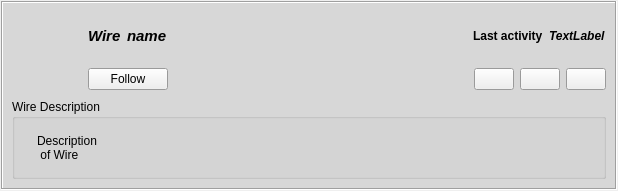
<?xml version="1.0" encoding="UTF-8"?>
<ui version="4.0">
 <class>WireNotifyGroupItem</class>
 <widget class="QWidget" name="WireNotifyGroupItem">
  <property name="geometry">
   <rect>
    <x>0</x>
    <y>0</y>
    <width>618</width>
    <height>191</height>
   </rect>
  </property>
  <layout class="QGridLayout" name="WireNotifyGroupItem_GL">
   <property name="leftMargin">
    <number>1</number>
   </property>
   <property name="topMargin">
    <number>1</number>
   </property>
   <property name="rightMargin">
    <number>1</number>
   </property>
   <property name="bottomMargin">
    <number>1</number>
   </property>
   <item row="0" column="0">
    <widget class="QFrame" name="feedFrame">
     <property name="sizePolicy">
      <sizepolicy hsizetype="Expanding" vsizetype="Preferred">
       <horstretch>0</horstretch>
       <verstretch>0</verstretch>
      </sizepolicy>
     </property>
     <property name="palette">
      <palette>
       <active>
        <colorrole role="WindowText">
         <brush brushstyle="SolidPattern">
          <color alpha="255">
           <red>0</red>
           <green>0</green>
           <blue>0</blue>
          </color>
         </brush>
        </colorrole>
        <colorrole role="Base">
         <brush brushstyle="SolidPattern">
          <color alpha="255">
           <red>215</red>
           <green>215</green>
           <blue>215</blue>
          </color>
         </brush>
        </colorrole>
        <colorrole role="Window">
         <brush brushstyle="SolidPattern">
          <color alpha="255">
           <red>215</red>
           <green>215</green>
           <blue>215</blue>
          </color>
         </brush>
        </colorrole>
       </active>
       <inactive>
        <colorrole role="WindowText">
         <brush brushstyle="SolidPattern">
          <color alpha="255">
           <red>0</red>
           <green>0</green>
           <blue>0</blue>
          </color>
         </brush>
        </colorrole>
        <colorrole role="Base">
         <brush brushstyle="SolidPattern">
          <color alpha="255">
           <red>215</red>
           <green>215</green>
           <blue>215</blue>
          </color>
         </brush>
        </colorrole>
        <colorrole role="Window">
         <brush brushstyle="SolidPattern">
          <color alpha="255">
           <red>215</red>
           <green>215</green>
           <blue>215</blue>
          </color>
         </brush>
        </colorrole>
       </inactive>
       <disabled>
        <colorrole role="WindowText">
         <brush brushstyle="SolidPattern">
          <color alpha="255">
           <red>154</red>
           <green>154</green>
           <blue>154</blue>
          </color>
         </brush>
        </colorrole>
        <colorrole role="Base">
         <brush brushstyle="SolidPattern">
          <color alpha="255">
           <red>215</red>
           <green>215</green>
           <blue>215</blue>
          </color>
         </brush>
        </colorrole>
        <colorrole role="Window">
         <brush brushstyle="SolidPattern">
          <color alpha="255">
           <red>215</red>
           <green>215</green>
           <blue>215</blue>
          </color>
         </brush>
        </colorrole>
       </disabled>
      </palette>
     </property>
     <property name="autoFillBackground">
      <bool>true</bool>
     </property>
     <property name="frameShape">
      <enum>QFrame::Box</enum>
     </property>
     <property name="frameShadow">
      <enum>QFrame::Sunken</enum>
     </property>
     <layout class="QGridLayout" name="feedFrame_GL">
      <item row="0" column="0">
       <layout class="QGridLayout" name="top_GL">
        <item row="0" column="0" rowspan="2">
         <widget class="QLabel" name="logoLabel">
          <property name="minimumSize">
           <size>
            <width>70</width>
            <height>70</height>
           </size>
          </property>
          <property name="maximumSize">
           <size>
            <width>70</width>
            <height>70</height>
           </size>
          </property>
          <property name="text">
           <string/>
          </property>
          <property name="pixmap">
           <pixmap resource="../icons.qrc">:/icons/png/posted.png</pixmap>
          </property>
          <property name="scaledContents">
           <bool>true</bool>
          </property>
         </widget>
        </item>
        <item row="0" column="1">
         <layout class="QHBoxLayout" name="title_HL">
          <item>
           <widget class="QLabel" name="titleLabel">
            <property name="sizePolicy">
             <sizepolicy hsizetype="Minimum" vsizetype="Minimum">
              <horstretch>0</horstretch>
              <verstretch>0</verstretch>
             </sizepolicy>
            </property>
            <property name="font">
             <font>
              <pointsize>11</pointsize>
              <weight>75</weight>
              <italic>true</italic>
              <bold>true</bold>
             </font>
            </property>
            <property name="text">
             <string notr="true">Wire</string>
            </property>
           </widget>
          </item>
          <item>
           <widget class="QLabel" name="nameLabel">
            <property name="font">
             <font>
              <pointsize>11</pointsize>
              <weight>75</weight>
              <italic>true</italic>
              <bold>true</bold>
             </font>
            </property>
            <property name="text">
             <string notr="true">name</string>
            </property>
            <property name="openExternalLinks">
             <bool>true</bool>
            </property>
           </widget>
          </item>
          <item>
           <spacer name="title_HSpacer">
            <property name="orientation">
             <enum>Qt::Horizontal</enum>
            </property>
            <property name="sizeHint" stdset="0">
             <size>
              <width>40</width>
              <height>20</height>
             </size>
            </property>
           </spacer>
          </item>
          <item>
           <widget class="QLabel" name="infoLastPostLabel">
            <property name="font">
             <font>
              <weight>75</weight>
              <bold>true</bold>
             </font>
            </property>
            <property name="text">
             <string>Last activity</string>
            </property>
           </widget>
          </item>
          <item>
           <widget class="QLabel" name="infoLastPost">
            <property name="font">
             <font>
              <weight>75</weight>
              <italic>true</italic>
              <bold>true</bold>
             </font>
            </property>
            <property name="text">
             <string>TextLabel</string>
            </property>
           </widget>
          </item>
         </layout>
        </item>
        <item row="1" column="1">
         <layout class="QHBoxLayout" name="buttons_HL">
          <item>
           <widget class="QPushButton" name="subscribeButton">
            <property name="sizePolicy">
             <sizepolicy hsizetype="Fixed" vsizetype="Fixed">
              <horstretch>0</horstretch>
              <verstretch>0</verstretch>
             </sizepolicy>
            </property>
            <property name="focusPolicy">
             <enum>Qt::NoFocus</enum>
            </property>
            <property name="toolTip">
             <string>&lt;html&gt;&lt;head/&gt;&lt;body&gt;&lt;p&gt;Follow to User&lt;/p&gt;&lt;/body&gt;&lt;/html&gt;</string>
            </property>
            <property name="text">
             <string>Follow</string>
            </property>
           </widget>
          </item>
          <item>
           <spacer name="buttons_HSpacer">
            <property name="orientation">
             <enum>Qt::Horizontal</enum>
            </property>
            <property name="sizeType">
             <enum>QSizePolicy::Expanding</enum>
            </property>
            <property name="sizeHint" stdset="0">
             <size>
              <width>254</width>
              <height>28</height>
             </size>
            </property>
           </spacer>
          </item>
          <item>
           <widget class="QPushButton" name="copyLinkButton">
            <property name="focusPolicy">
             <enum>Qt::NoFocus</enum>
            </property>
            <property name="toolTip">
             <string>Copy RetroShare Link</string>
            </property>
            <property name="icon">
             <iconset resource="../icons.qrc">
              <normaloff>:/icons/png/copy.png</normaloff>:/icons/png/copy.png</iconset>
            </property>
           </widget>
          </item>
          <item>
           <widget class="QPushButton" name="expandButton">
            <property name="sizePolicy">
             <sizepolicy hsizetype="Fixed" vsizetype="Fixed">
              <horstretch>0</horstretch>
              <verstretch>0</verstretch>
             </sizepolicy>
            </property>
            <property name="focusPolicy">
             <enum>Qt::NoFocus</enum>
            </property>
            <property name="toolTip">
             <string>Expand</string>
            </property>
            <property name="icon">
             <iconset resource="../icons.qrc">
              <normaloff>:/icons/png/down-arrow.png</normaloff>:/icons/png/down-arrow.png</iconset>
            </property>
           </widget>
          </item>
          <item>
           <widget class="QPushButton" name="clearButton">
            <property name="sizePolicy">
             <sizepolicy hsizetype="Fixed" vsizetype="Fixed">
              <horstretch>0</horstretch>
              <verstretch>0</verstretch>
             </sizepolicy>
            </property>
            <property name="focusPolicy">
             <enum>Qt::NoFocus</enum>
            </property>
            <property name="toolTip">
             <string>Remove Item</string>
            </property>
            <property name="icon">
             <iconset resource="../icons.qrc">
              <normaloff>:/icons/png/exit2.png</normaloff>:/icons/png/exit2.png</iconset>
            </property>
           </widget>
          </item>
         </layout>
        </item>
       </layout>
      </item>
      <item row="1" column="0">
       <widget class="QFrame" name="expandFrame">
        <layout class="QVBoxLayout" name="expandFrame_VL">
         <property name="spacing">
          <number>0</number>
         </property>
         <property name="leftMargin">
          <number>0</number>
         </property>
         <property name="topMargin">
          <number>0</number>
         </property>
         <property name="rightMargin">
          <number>0</number>
         </property>
         <property name="bottomMargin">
          <number>0</number>
         </property>
         <item>
          <widget class="QGroupBox" name="groupBox">
           <property name="title">
            <string>Wire Description</string>
           </property>
           <layout class="QHBoxLayout" name="groupBox_HL">
            <item>
             <widget class="QLabel" name="iconLabel">
              <property name="text">
               <string/>
              </property>
              <property name="pixmap">
               <pixmap>:/images/contacts24.png</pixmap>
              </property>
             </widget>
            </item>
            <item>
             <widget class="QLabel" name="descLabel">
              <property name="sizePolicy">
               <sizepolicy hsizetype="MinimumExpanding" vsizetype="Preferred">
                <horstretch>0</horstretch>
                <verstretch>0</verstretch>
               </sizepolicy>
              </property>
              <property name="text">
               <string notr="true">Description 
 of Wire</string>
              </property>
             </widget>
            </item>
           </layout>
          </widget>
         </item>
        </layout>
       </widget>
      </item>
     </layout>
    </widget>
   </item>
  </layout>
 </widget>
 <resources>
  <include location="../icons.qrc"/>
 </resources>
 <connections/>
</ui>
